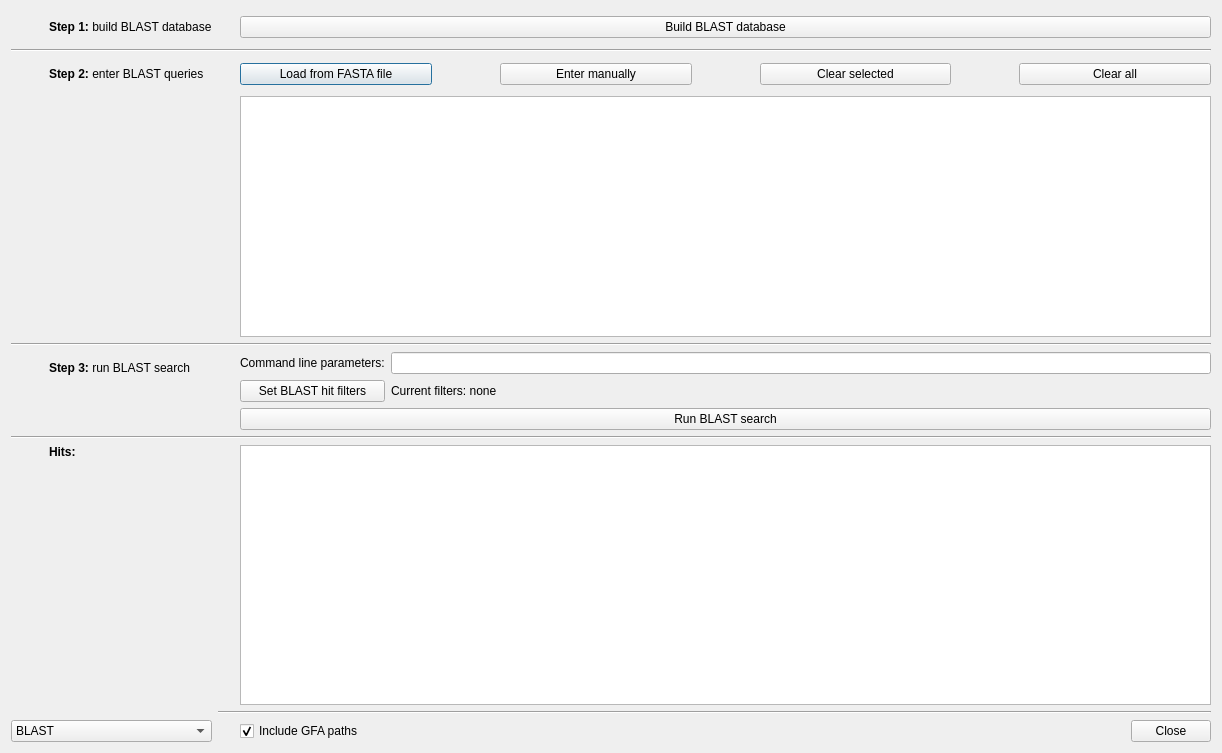
<?xml version="1.0" encoding="UTF-8"?>
<ui version="4.0">
 <class>GraphSearchDialog</class>
 <widget class="QDialog" name="GraphSearchDialog">
  <property name="geometry">
   <rect>
    <x>0</x>
    <y>0</y>
    <width>1222</width>
    <height>753</height>
   </rect>
  </property>
  <property name="windowTitle">
   <string>Graph Search</string>
  </property>
  <layout class="QGridLayout" name="gridLayout_2" columnstretch="0,0,0">
   <item row="0" column="0">
    <widget class="QLabel" name="step1TickLabel">
     <property name="sizePolicy">
      <sizepolicy hsizetype="Fixed" vsizetype="Fixed">
       <horstretch>0</horstretch>
       <verstretch>0</verstretch>
      </sizepolicy>
     </property>
     <property name="minimumSize">
      <size>
       <width>32</width>
       <height>32</height>
      </size>
     </property>
     <property name="maximumSize">
      <size>
       <width>32</width>
       <height>32</height>
      </size>
     </property>
     <property name="text">
      <string/>
     </property>
     <property name="scaledContents">
      <bool>true</bool>
     </property>
    </widget>
   </item>
   <item row="3" column="0">
    <widget class="QLabel" name="step2TickLabel">
     <property name="sizePolicy">
      <sizepolicy hsizetype="Fixed" vsizetype="Fixed">
       <horstretch>0</horstretch>
       <verstretch>0</verstretch>
      </sizepolicy>
     </property>
     <property name="minimumSize">
      <size>
       <width>32</width>
       <height>32</height>
      </size>
     </property>
     <property name="maximumSize">
      <size>
       <width>32</width>
       <height>32</height>
      </size>
     </property>
     <property name="text">
      <string/>
     </property>
     <property name="scaledContents">
      <bool>true</bool>
     </property>
    </widget>
   </item>
   <item row="11" column="0" colspan="3">
    <widget class="Line" name="line_4">
     <property name="orientation">
      <enum>Qt::Horizontal</enum>
     </property>
    </widget>
   </item>
   <item row="3" column="2">
    <widget class="QWidget" name="blastQueriesWidget1" native="true">
     <layout class="QHBoxLayout" name="horizontalLayout_4">
      <property name="leftMargin">
       <number>0</number>
      </property>
      <property name="topMargin">
       <number>0</number>
      </property>
      <property name="rightMargin">
       <number>0</number>
      </property>
      <property name="bottomMargin">
       <number>0</number>
      </property>
      <item>
       <widget class="InfoTextWidget" name="loadQueriesFromFastaInfoText" native="true">
        <property name="sizePolicy">
         <sizepolicy hsizetype="Fixed" vsizetype="Fixed">
          <horstretch>0</horstretch>
          <verstretch>0</verstretch>
         </sizepolicy>
        </property>
        <property name="minimumSize">
         <size>
          <width>16</width>
          <height>16</height>
         </size>
        </property>
        <property name="toolTip">
         <string>&lt;html&gt;&lt;head/&gt;&lt;body&gt;&lt;p&gt;Click this button to load a FASTA file. Each sequence in the FASTA file will be a separate query.  &lt;/p&gt;&lt;/body&gt;&lt;/html&gt;</string>
        </property>
       </widget>
      </item>
      <item>
       <widget class="QPushButton" name="loadQueriesFromFastaButton">
        <property name="sizePolicy">
         <sizepolicy hsizetype="Expanding" vsizetype="Fixed">
          <horstretch>0</horstretch>
          <verstretch>0</verstretch>
         </sizepolicy>
        </property>
        <property name="text">
         <string>Load from FASTA file</string>
        </property>
       </widget>
      </item>
      <item>
       <spacer name="horizontalSpacer_7">
        <property name="orientation">
         <enum>Qt::Horizontal</enum>
        </property>
        <property name="sizeType">
         <enum>QSizePolicy::Fixed</enum>
        </property>
        <property name="sizeHint" stdset="0">
         <size>
          <width>40</width>
          <height>20</height>
         </size>
        </property>
       </spacer>
      </item>
      <item>
       <widget class="InfoTextWidget" name="enterQueryManuallyInfoText" native="true">
        <property name="sizePolicy">
         <sizepolicy hsizetype="Fixed" vsizetype="Fixed">
          <horstretch>0</horstretch>
          <verstretch>0</verstretch>
         </sizepolicy>
        </property>
        <property name="minimumSize">
         <size>
          <width>16</width>
          <height>16</height>
         </size>
        </property>
        <property name="toolTip">
         <string>Click this button to type or paste a single query sequence.</string>
        </property>
       </widget>
      </item>
      <item>
       <widget class="QPushButton" name="enterQueryManuallyButton">
        <property name="sizePolicy">
         <sizepolicy hsizetype="Expanding" vsizetype="Fixed">
          <horstretch>0</horstretch>
          <verstretch>0</verstretch>
         </sizepolicy>
        </property>
        <property name="text">
         <string>Enter manually</string>
        </property>
       </widget>
      </item>
      <item>
       <spacer name="horizontalSpacer_9">
        <property name="orientation">
         <enum>Qt::Horizontal</enum>
        </property>
        <property name="sizeType">
         <enum>QSizePolicy::Fixed</enum>
        </property>
        <property name="sizeHint" stdset="0">
         <size>
          <width>40</width>
          <height>20</height>
         </size>
        </property>
       </spacer>
      </item>
      <item>
       <widget class="InfoTextWidget" name="clearSelectedQueriesInfoText" native="true">
        <property name="sizePolicy">
         <sizepolicy hsizetype="Fixed" vsizetype="Fixed">
          <horstretch>0</horstretch>
          <verstretch>0</verstretch>
         </sizepolicy>
        </property>
        <property name="minimumSize">
         <size>
          <width>16</width>
          <height>16</height>
         </size>
        </property>
        <property name="toolTip">
         <string>Click this button to remove any selected queries in the below list.</string>
        </property>
       </widget>
      </item>
      <item>
       <widget class="QPushButton" name="clearSelectedQueriesButton">
        <property name="sizePolicy">
         <sizepolicy hsizetype="Expanding" vsizetype="Fixed">
          <horstretch>0</horstretch>
          <verstretch>0</verstretch>
         </sizepolicy>
        </property>
        <property name="text">
         <string>Clear selected</string>
        </property>
       </widget>
      </item>
      <item>
       <spacer name="horizontalSpacer_8">
        <property name="orientation">
         <enum>Qt::Horizontal</enum>
        </property>
        <property name="sizeType">
         <enum>QSizePolicy::Fixed</enum>
        </property>
        <property name="sizeHint" stdset="0">
         <size>
          <width>40</width>
          <height>20</height>
         </size>
        </property>
       </spacer>
      </item>
      <item>
       <widget class="InfoTextWidget" name="clearAllQueriesInfoText" native="true">
        <property name="sizePolicy">
         <sizepolicy hsizetype="Fixed" vsizetype="Fixed">
          <horstretch>0</horstretch>
          <verstretch>0</verstretch>
         </sizepolicy>
        </property>
        <property name="minimumSize">
         <size>
          <width>16</width>
          <height>16</height>
         </size>
        </property>
        <property name="toolTip">
         <string>Click this button to remove all queries in the below list.</string>
        </property>
       </widget>
      </item>
      <item>
       <widget class="QPushButton" name="clearAllQueriesButton">
        <property name="sizePolicy">
         <sizepolicy hsizetype="Expanding" vsizetype="Fixed">
          <horstretch>0</horstretch>
          <verstretch>0</verstretch>
         </sizepolicy>
        </property>
        <property name="text">
         <string>Clear all</string>
        </property>
       </widget>
      </item>
     </layout>
    </widget>
   </item>
   <item row="3" column="1">
    <widget class="QLabel" name="step2Label">
     <property name="text">
      <string>&lt;html&gt;&lt;head/&gt;&lt;body&gt;&lt;p&gt;&lt;span style=&quot; font-weight:600;&quot;&gt;Step 2: &lt;/span&gt;enter BLAST queries&lt;/p&gt;&lt;/body&gt;&lt;/html&gt;</string>
     </property>
    </widget>
   </item>
   <item row="4" column="1">
    <spacer name="verticalSpacer">
     <property name="orientation">
      <enum>Qt::Vertical</enum>
     </property>
     <property name="sizeHint" stdset="0">
      <size>
       <width>20</width>
       <height>40</height>
      </size>
     </property>
    </spacer>
   </item>
   <item row="1" column="0" colspan="3">
    <widget class="Line" name="line_3">
     <property name="orientation">
      <enum>Qt::Horizontal</enum>
     </property>
    </widget>
   </item>
   <item row="8" column="1">
    <widget class="QLabel" name="step3Label">
     <property name="text">
      <string>&lt;html&gt;&lt;head/&gt;&lt;body&gt;&lt;p&gt;&lt;span style=&quot; font-weight:600;&quot;&gt;Step 3:&lt;/span&gt; run BLAST search&lt;/p&gt;&lt;/body&gt;&lt;/html&gt;</string>
     </property>
    </widget>
   </item>
   <item row="9" column="1">
    <spacer name="verticalSpacer_3">
     <property name="orientation">
      <enum>Qt::Vertical</enum>
     </property>
     <property name="sizeType">
      <enum>QSizePolicy::Preferred</enum>
     </property>
     <property name="sizeHint" stdset="0">
      <size>
       <width>20</width>
       <height>40</height>
      </size>
     </property>
    </spacer>
   </item>
   <item row="12" column="1">
    <widget class="QLabel" name="hitsLabel">
     <property name="font">
      <font>
       <bold>true</bold>
      </font>
     </property>
     <property name="text">
      <string>Hits:</string>
     </property>
    </widget>
   </item>
   <item row="8" column="2" rowspan="2">
    <widget class="QWidget" name="blastSearchWidget" native="true">
     <layout class="QGridLayout" name="gridLayout">
      <property name="leftMargin">
       <number>0</number>
      </property>
      <property name="topMargin">
       <number>0</number>
      </property>
      <property name="rightMargin">
       <number>0</number>
      </property>
      <property name="bottomMargin">
       <number>0</number>
      </property>
      <item row="1" column="0">
       <widget class="InfoTextWidget" name="blastHitFiltersInfoText" native="true">
        <property name="sizePolicy">
         <sizepolicy hsizetype="Fixed" vsizetype="Fixed">
          <horstretch>0</horstretch>
          <verstretch>0</verstretch>
         </sizepolicy>
        </property>
        <property name="minimumSize">
         <size>
          <width>16</width>
          <height>16</height>
         </size>
        </property>
        <property name="toolTip">
         <string>&lt;html&gt;&lt;head/&gt;&lt;body&gt;&lt;p&gt;Click the 'Set filters' button to open a dialog where you can set one or more hit filters.&lt;br/&gt;&lt;br/&gt;These let you exclude certain hits using a threshold for alignment length, query coverage, identity, e-value or bit score. &lt;/p&gt;&lt;/body&gt;&lt;/html&gt;</string>
        </property>
       </widget>
      </item>
      <item row="0" column="0">
       <widget class="InfoTextWidget" name="parametersInfoText" native="true">
        <property name="sizePolicy">
         <sizepolicy hsizetype="Fixed" vsizetype="Fixed">
          <horstretch>0</horstretch>
          <verstretch>0</verstretch>
         </sizepolicy>
        </property>
        <property name="minimumSize">
         <size>
          <width>16</width>
          <height>16</height>
         </size>
        </property>
        <property name="toolTip">
         <string>&lt;html&gt;&lt;head/&gt;&lt;body&gt;&lt;p&gt;You may add additional blastn/tblastn parameters here, exactly as they would be typed at the command line.  &lt;/p&gt;&lt;/body&gt;&lt;/html&gt;</string>
        </property>
       </widget>
      </item>
      <item row="1" column="1">
       <widget class="QPushButton" name="blastFiltersButton">
        <property name="text">
         <string>Set BLAST hit filters</string>
        </property>
       </widget>
      </item>
      <item row="1" column="2">
       <widget class="QLabel" name="blastHitFiltersLabel">
        <property name="sizePolicy">
         <sizepolicy hsizetype="Expanding" vsizetype="Preferred">
          <horstretch>0</horstretch>
          <verstretch>0</verstretch>
         </sizepolicy>
        </property>
        <property name="text">
         <string>Current filters: none</string>
        </property>
       </widget>
      </item>
      <item row="0" column="1">
       <widget class="QLabel" name="parametersLabel">
        <property name="text">
         <string>Command line parameters:</string>
        </property>
       </widget>
      </item>
      <item row="0" column="2" colspan="2">
       <widget class="QLineEdit" name="parametersLineEdit"/>
      </item>
      <item row="2" column="0">
       <widget class="InfoTextWidget" name="startBlastSearchInfoText" native="true">
        <property name="sizePolicy">
         <sizepolicy hsizetype="Fixed" vsizetype="Fixed">
          <horstretch>0</horstretch>
          <verstretch>0</verstretch>
         </sizepolicy>
        </property>
        <property name="minimumSize">
         <size>
          <width>16</width>
          <height>16</height>
         </size>
        </property>
        <property name="toolTip">
         <string>&lt;html&gt;&lt;head/&gt;&lt;body&gt;&lt;p&gt;Click this to conduct search for the above queries on the graph nodes.&lt;br/&gt;&lt;br/&gt;If no parameters were added above, this will run:&lt;br/&gt;blastn -query queries.fasta -db all_nodes.fasta -outfmt 6&lt;br/&gt;&lt;br/&gt;If, for example, '-evalue 0.01' was entered in the above parameters field, then this will run: &lt;br/&gt;blastn -query queries.fasta -db all_nodes.fasta -outfmt 6 -evalue 0.01&lt;br/&gt;&lt;br/&gt;For protein queries, tblastn will be used instead of blastn.&lt;/p&gt;&lt;/body&gt;&lt;/html&gt;</string>
        </property>
       </widget>
      </item>
      <item row="2" column="1" colspan="3">
       <widget class="QPushButton" name="runBlastSearchButton">
        <property name="sizePolicy">
         <sizepolicy hsizetype="Expanding" vsizetype="Fixed">
          <horstretch>0</horstretch>
          <verstretch>0</verstretch>
         </sizepolicy>
        </property>
        <property name="text">
         <string>Run BLAST search</string>
        </property>
       </widget>
      </item>
     </layout>
    </widget>
   </item>
   <item row="18" column="0" colspan="2">
    <widget class="QComboBox" name="searcherComboBox">
     <item>
      <property name="text">
       <string>BLAST</string>
      </property>
     </item>
     <item>
      <property name="text">
       <string>Minimap2</string>
      </property>
     </item>
     <item>
      <property name="text">
       <string>HMMER</string>
      </property>
     </item>
    </widget>
   </item>
   <item row="0" column="2">
    <widget class="QWidget" name="buildBlastDatabaseWidget" native="true">
     <layout class="QHBoxLayout" name="horizontalLayout">
      <property name="leftMargin">
       <number>0</number>
      </property>
      <property name="topMargin">
       <number>0</number>
      </property>
      <property name="rightMargin">
       <number>0</number>
      </property>
      <property name="bottomMargin">
       <number>0</number>
      </property>
      <item>
       <widget class="InfoTextWidget" name="buildBlastDatabaseInfoText" native="true">
        <property name="sizePolicy">
         <sizepolicy hsizetype="Fixed" vsizetype="Fixed">
          <horstretch>0</horstretch>
          <verstretch>0</verstretch>
         </sizepolicy>
        </property>
        <property name="minimumSize">
         <size>
          <width>16</width>
          <height>16</height>
         </size>
        </property>
        <property name="toolTip">
         <string>&lt;html&gt;&lt;head/&gt;&lt;body&gt;&lt;p&gt;This step runs necessary database building steps on the graph node sequences, preparing them for further search.&lt;br/&gt;&lt;br/&gt;The database files generated are temporary and will be deleted when Bandage is closed. &lt;/p&gt;&lt;/body&gt;&lt;/html&gt;</string>
        </property>
       </widget>
      </item>
      <item>
       <widget class="QPushButton" name="buildBlastDatabaseButton">
        <property name="sizePolicy">
         <sizepolicy hsizetype="Expanding" vsizetype="Fixed">
          <horstretch>0</horstretch>
          <verstretch>0</verstretch>
         </sizepolicy>
        </property>
        <property name="text">
         <string>Build BLAST database</string>
        </property>
       </widget>
      </item>
     </layout>
    </widget>
   </item>
   <item row="18" column="2">
    <layout class="QHBoxLayout" name="horizontalLayout_5">
     <item>
      <widget class="InfoTextWidget" name="includeGFAPathsInfoText" native="true">
       <property name="sizePolicy">
        <sizepolicy hsizetype="Fixed" vsizetype="Fixed">
         <horstretch>0</horstretch>
         <verstretch>0</verstretch>
        </sizepolicy>
       </property>
       <property name="minimumSize">
        <size>
         <width>16</width>
         <height>16</height>
        </size>
       </property>
       <property name="toolTip">
        <string>&lt;html&gt;&lt;head/&gt;&lt;body&gt;&lt;p&gt;Include GFA paths (if present) in addition to node sequences to the search.&lt;/p&gt;&lt;p&gt;Enabling this option will add GFA paths hits directly to query paths. Also, the path hits will be split into individual node hits (though some hit information will not be available).&lt;/p&gt;&lt;/body&gt;&lt;/html&gt;</string>
       </property>
      </widget>
     </item>
     <item>
      <widget class="QCheckBox" name="includeGFAPaths">
       <property name="text">
        <string>Include GFA paths</string>
       </property>
       <property name="checked">
        <bool>true</bool>
       </property>
       <property name="tristate">
        <bool>false</bool>
       </property>
      </widget>
     </item>
     <item>
      <widget class="QDialogButtonBox" name="buttonBox">
       <property name="standardButtons">
        <set>QDialogButtonBox::Close</set>
       </property>
      </widget>
     </item>
    </layout>
   </item>
   <item row="17" column="2">
    <widget class="Line" name="line">
     <property name="orientation">
      <enum>Qt::Horizontal</enum>
     </property>
    </widget>
   </item>
   <item row="4" column="2">
    <widget class="QWidget" name="blastQueriesWidget2" native="true">
     <layout class="QHBoxLayout" name="horizontalLayout_2">
      <property name="leftMargin">
       <number>0</number>
      </property>
      <property name="topMargin">
       <number>0</number>
      </property>
      <property name="rightMargin">
       <number>0</number>
      </property>
      <property name="bottomMargin">
       <number>0</number>
      </property>
      <item>
       <widget class="InfoTextWidget" name="blastQueriesTableInfoText" native="true">
        <property name="sizePolicy">
         <sizepolicy hsizetype="Fixed" vsizetype="Fixed">
          <horstretch>0</horstretch>
          <verstretch>0</verstretch>
         </sizepolicy>
        </property>
        <property name="minimumSize">
         <size>
          <width>16</width>
          <height>16</height>
         </size>
        </property>
        <property name="toolTip">
         <string>&lt;html&gt;&lt;head/&gt;&lt;body&gt;&lt;p&gt;The queries are displayed in this table. Before a graph search is run, some information about the queries is not yet available and will show a dash.&lt;br/&gt;&lt;br/&gt;&lt;span style=&quot; font-weight:700;&quot;&gt;Colour&lt;/span&gt;: Each query is automatically assigned a colour which is used for the 'Blast hits (solid)' graph colour scheme. This colour can be changed by clicking in the table cell. &lt;br/&gt;&lt;br/&gt;&lt;span style=&quot; font-weight:700;&quot;&gt;Show&lt;/span&gt;: if this box is ticked, the query's hits will be able to be viewed on the graph. If this box is not ticked, the query's hits will be hidden on the graph.&lt;br/&gt;&lt;br/&gt;&lt;span style=&quot; font-weight:700;&quot;&gt;Query name&lt;/span&gt;: If a query is loaded from a FASTA file, its name is the sequence ID (the text between the '&amp;gt;' and the first space in the description line). Query names are editable by double clicking in their table cell.&lt;br/&gt;&lt;br/&gt;&lt;span style=&quot; font-weight:700;&quot;&gt;Type&lt;/span&gt;: This is either 'nucl' for nucleotide sequences or 'prot' for protein sequences. Nucleotide sequences will be searched for using blastn, while protein sequences will be search for with tblastn. Both types can be used simultaneously.&lt;br/&gt;&lt;br/&gt;&lt;span style=&quot; font-weight:700;&quot;&gt;Length&lt;/span&gt;: This is the length of the query, in bases (for nucleotide queries) or amino acids (for protein queries).&lt;br/&gt;&lt;br/&gt;&lt;span style=&quot; font-weight:700;&quot;&gt;Hits&lt;/span&gt;: This is the number of hits acquired for the query.&lt;br/&gt;&lt;br/&gt;&lt;span style=&quot; font-weight:700;&quot;&gt;Query cover&lt;/span&gt;: This is the total fraction of the query captured by all of the hits. However, the hits may not be proximal to each other. For example, if the first half a query was found in one part of the graph and the second half in a different part, this value would be 100%. This value is equivalent to the 'qcovs' output option in BLAST.&lt;br/&gt;&lt;br/&gt;&lt;span style=&quot; font-weight:700;&quot;&gt;Paths&lt;/span&gt;: These are the number of possible paths through the graph which represent the entire query. If there is at least one path, you can click on this button to view a table of the paths' properties.&lt;/p&gt;&lt;/body&gt;&lt;/html&gt;</string>
        </property>
       </widget>
      </item>
      <item>
       <widget class="QTableView" name="blastQueriesTable"/>
      </item>
     </layout>
    </widget>
   </item>
   <item row="8" column="0">
    <widget class="QLabel" name="step3TickLabel">
     <property name="sizePolicy">
      <sizepolicy hsizetype="Fixed" vsizetype="Fixed">
       <horstretch>0</horstretch>
       <verstretch>0</verstretch>
      </sizepolicy>
     </property>
     <property name="minimumSize">
      <size>
       <width>32</width>
       <height>32</height>
      </size>
     </property>
     <property name="maximumSize">
      <size>
       <width>32</width>
       <height>32</height>
      </size>
     </property>
     <property name="text">
      <string/>
     </property>
     <property name="scaledContents">
      <bool>true</bool>
     </property>
    </widget>
   </item>
   <item row="0" column="1">
    <widget class="QLabel" name="step1Label">
     <property name="font">
      <font>
       <bold>false</bold>
      </font>
     </property>
     <property name="text">
      <string>&lt;html&gt;&lt;head/&gt;&lt;body&gt;&lt;p&gt;&lt;span style=&quot; font-weight:600;&quot;&gt;Step 1: &lt;/span&gt;build BLAST database&lt;/p&gt;&lt;/body&gt;&lt;/html&gt;</string>
     </property>
    </widget>
   </item>
   <item row="7" column="0" colspan="3">
    <widget class="Line" name="line_2">
     <property name="orientation">
      <enum>Qt::Horizontal</enum>
     </property>
    </widget>
   </item>
   <item row="12" column="2" rowspan="2">
    <widget class="QWidget" name="blastHitsWidget" native="true">
     <layout class="QHBoxLayout" name="horizontalLayout_7">
      <property name="leftMargin">
       <number>0</number>
      </property>
      <property name="topMargin">
       <number>0</number>
      </property>
      <property name="rightMargin">
       <number>0</number>
      </property>
      <property name="bottomMargin">
       <number>0</number>
      </property>
      <item>
       <widget class="InfoTextWidget" name="blastHitsTableInfoText" native="true">
        <property name="sizePolicy">
         <sizepolicy hsizetype="Fixed" vsizetype="Fixed">
          <horstretch>0</horstretch>
          <verstretch>0</verstretch>
         </sizepolicy>
        </property>
        <property name="minimumSize">
         <size>
          <width>16</width>
          <height>16</height>
         </size>
        </property>
        <property name="toolTip">
         <string>&lt;html&gt;&lt;head/&gt;&lt;body&gt;&lt;p&gt;The hits are displayed in this table after a graph search is run.&lt;br/&gt;&lt;br/&gt;&lt;span style=&quot; font-weight:700;&quot;&gt;Query name&lt;/span&gt;: This is the name of the query for the hit.&lt;br/&gt;&lt;br/&gt;&lt;span style=&quot; font-weight:700;&quot;&gt;Node name&lt;/span&gt;: This is the name of the graph node that the query matched.&lt;br/&gt;&lt;br/&gt;&lt;span style=&quot; font-weight:700;&quot;&gt;Percent identity&lt;/span&gt;: This is the sequence similarity over the length of the hit. 100% identity means that the query and node are identical over the length of the hit.&lt;br/&gt;&lt;br/&gt;&lt;span style=&quot; font-weight:700;&quot;&gt;Alignment length&lt;/span&gt;: This is the length of the alignment as measured against the node. It is equal to node end minus node start plus one.&lt;br/&gt;&lt;br/&gt;&lt;span style=&quot; font-weight:700;&quot;&gt;Query cover&lt;/span&gt;: This is the fraction of the query covered by the hit. It is equivalent to the 'qcovhsp' output option in BLAST.&lt;br/&gt;&lt;br/&gt;&lt;span style=&quot; font-weight:700;&quot;&gt;Mismatches&lt;/span&gt;: This is the number of locations (bases for nucleotide sequence, amino acids for protein sequences) where the query and node sequences differ.&lt;br/&gt;&lt;br/&gt;&lt;span style=&quot; font-weight:700;&quot;&gt;Gap opens&lt;/span&gt;: This is the number of gaps in the alignment due to either insertions or deletions.&lt;br/&gt;&lt;br/&gt;&lt;span style=&quot; font-weight:700;&quot;&gt;Query start&lt;/span&gt;: This is the position where the alignment starts relative to the query.&lt;br/&gt;&lt;br/&gt;&lt;span style=&quot; font-weight:700;&quot;&gt;Query end&lt;/span&gt;: This is the position where the alignment ends relative to the query.&lt;br/&gt;&lt;br/&gt;&lt;span style=&quot; font-weight:700;&quot;&gt;Node start&lt;/span&gt;: This is the position where the alignment starts relative to the node sequence.&lt;br/&gt;&lt;br/&gt;&lt;span style=&quot; font-weight:700;&quot;&gt;Node end&lt;/span&gt;: This is the position where the alignment ends relative to the node sequence.&lt;br/&gt;&lt;br/&gt;&lt;span style=&quot; font-weight:700;&quot;&gt;E-value&lt;/span&gt;: This is the calculated expect value (if any).&lt;br/&gt;&lt;br/&gt;&lt;span style=&quot; font-weight:700;&quot;&gt;Bit score&lt;/span&gt;: This is the calculated bit score (if any).&lt;/p&gt;&lt;/body&gt;&lt;/html&gt;</string>
        </property>
       </widget>
      </item>
      <item>
       <widget class="QTableView" name="blastHitsTable"/>
      </item>
     </layout>
    </widget>
   </item>
   <item row="13" column="1">
    <spacer name="verticalSpacer_2">
     <property name="orientation">
      <enum>Qt::Vertical</enum>
     </property>
     <property name="sizeHint" stdset="0">
      <size>
       <width>20</width>
       <height>40</height>
      </size>
     </property>
    </spacer>
   </item>
  </layout>
 </widget>
 <customwidgets>
  <customwidget>
   <class>InfoTextWidget</class>
   <extends>QWidget</extends>
   <header>widgets/infotextwidget.h</header>
   <container>1</container>
  </customwidget>
 </customwidgets>
 <tabstops>
  <tabstop>buildBlastDatabaseButton</tabstop>
  <tabstop>loadQueriesFromFastaButton</tabstop>
  <tabstop>enterQueryManuallyButton</tabstop>
  <tabstop>clearSelectedQueriesButton</tabstop>
  <tabstop>clearAllQueriesButton</tabstop>
  <tabstop>blastQueriesTable</tabstop>
  <tabstop>parametersLineEdit</tabstop>
  <tabstop>blastFiltersButton</tabstop>
  <tabstop>runBlastSearchButton</tabstop>
  <tabstop>blastHitsTable</tabstop>
 </tabstops>
 <resources/>
 <connections>
  <connection>
   <sender>buttonBox</sender>
   <signal>accepted()</signal>
   <receiver>GraphSearchDialog</receiver>
   <slot>accept()</slot>
   <hints>
    <hint type="sourcelabel">
     <x>812</x>
     <y>724</y>
    </hint>
    <hint type="destinationlabel">
     <x>610</x>
     <y>376</y>
    </hint>
   </hints>
  </connection>
  <connection>
   <sender>buttonBox</sender>
   <signal>rejected()</signal>
   <receiver>GraphSearchDialog</receiver>
   <slot>reject()</slot>
   <hints>
    <hint type="sourcelabel">
     <x>812</x>
     <y>724</y>
    </hint>
    <hint type="destinationlabel">
     <x>610</x>
     <y>376</y>
    </hint>
   </hints>
  </connection>
 </connections>
</ui>
